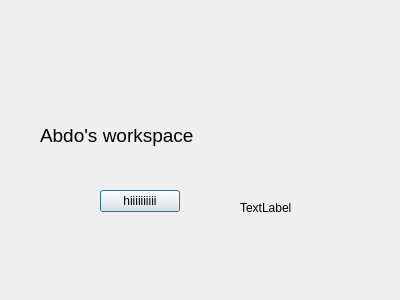
<?xml version="1.0" encoding="UTF-8"?>
<ui version="4.0">
 <class>abdo</class>
 <widget class="QDialog" name="abdo">
  <property name="geometry">
   <rect>
    <x>0</x>
    <y>0</y>
    <width>400</width>
    <height>300</height>
   </rect>
  </property>
  <property name="windowTitle">
   <string>Dialog</string>
  </property>
  <widget class="QLabel" name="label">
   <property name="geometry">
    <rect>
     <x>40</x>
     <y>70</y>
     <width>301</width>
     <height>131</height>
    </rect>
   </property>
   <property name="font">
    <font>
     <pointsize>14</pointsize>
    </font>
   </property>
   <property name="text">
    <string>Abdo's workspace</string>
   </property>
  </widget>
  <widget class="QPushButton" name="pushButton">
   <property name="geometry">
    <rect>
     <x>100</x>
     <y>190</y>
     <width>80</width>
     <height>22</height>
    </rect>
   </property>
   <property name="text">
    <string>hiiiiiiiiii</string>
   </property>
  </widget>
  <widget class="QLabel" name="hi">
   <property name="geometry">
    <rect>
     <x>240</x>
     <y>200</y>
     <width>101</width>
     <height>16</height>
    </rect>
   </property>
   <property name="text">
    <string>TextLabel</string>
   </property>
  </widget>
 </widget>
 <resources/>
 <connections/>
</ui>
